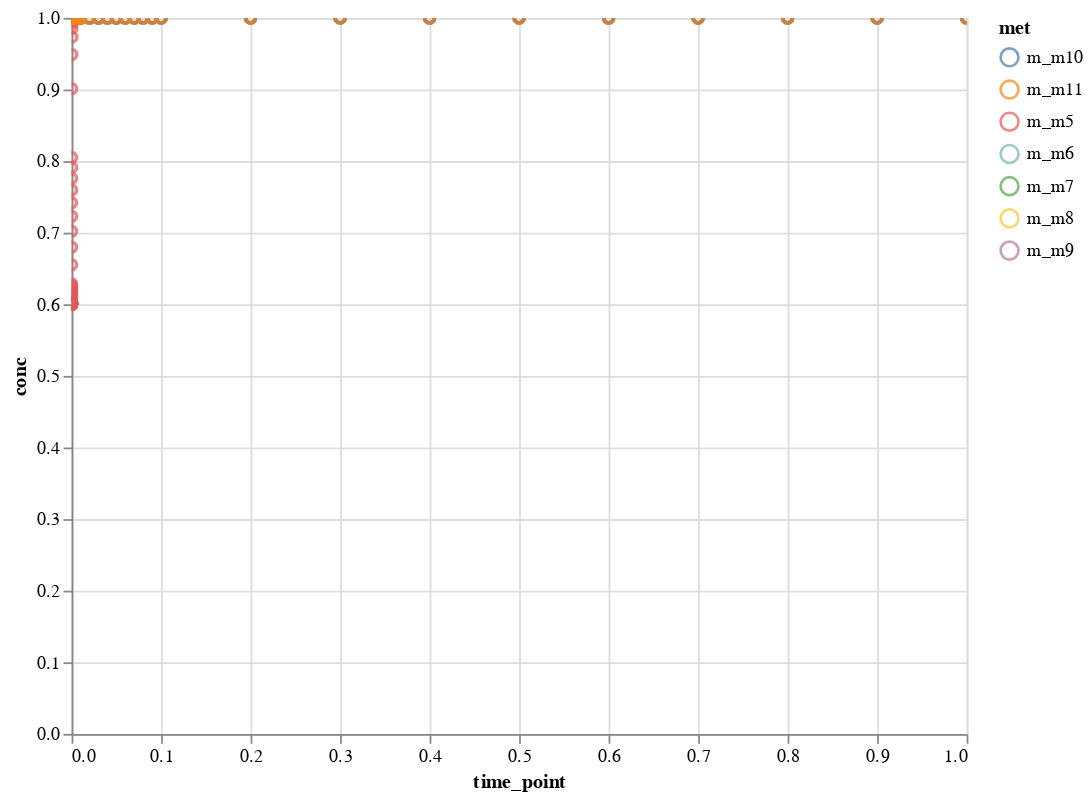

Here is the notebook cell this chart was saved with:
### Markdown cell above
#### Plot results for a given model

### Code cell
plot_model_interactive(conc, conc_interp, model_i=2, quant_type='conc',
                       selected_data=met_names, x_scale='linear',
                       y_scale='linear', x_lim=[0,1], y_lim=None)

### Figure 1 — Vega-Lite specification as saved in the notebook (floating-point values rounded to 4 significant figures; data arrays with more than 128 entries replaced by an {"elided": "..."} marker saying what was removed)
{"config": {"view": {"continuousWidth": 400, "continuousHeight": 300}}, "data": {"name": "data-045c07550bd95b35f7d8a138198aca80"}, "mark": "point", "encoding": {"color": {"type": "nominal", "field": "met"}, "tooltip": [{"type": "nominal", "field": "met"}, {"type": "quantitative", "field": "conc"}], "x": {"type": "quantitative", "field": "time_point", "scale": {"domain": [0, 1], "type": "linear"}}, "y": {"type": "quantitative", "field": "conc", "scale": {"type": "linear"}}}, "height": 400, "selection": {"selector001": {"type": "interval", "bind": "scales", "encodings": ["x", "y"]}}, "width": 500, "$schema": "https://vega.github.io/schema/vega-lite/v4.8.1.json", "datasets": {"data-045c07550bd95b35f7d8a138198aca80": {"elided": "581 records"}}}
